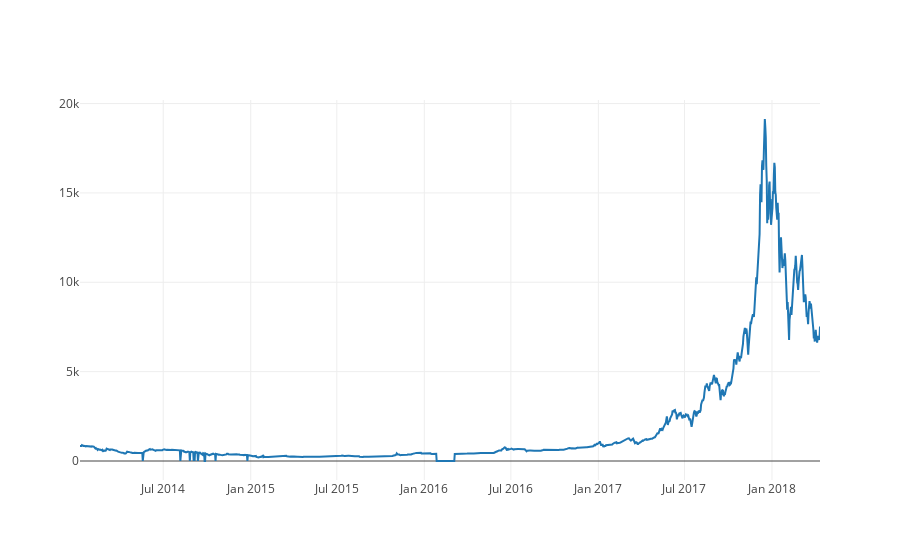

Notebook source saved alongside this figure:
### Code cell
btc_trace = go.Scatter(x=btc_usd_price_kraken.index, y=btc_usd_price_kraken['Weighted Price'])
py.iplot([btc_trace])

### Figure 1 — Plotly figure (JSON) as saved in the notebook; plotly's stock layout.template omitted (floating-point values rounded to 4 significant figures; data arrays with more than 128 entries replaced by an {"elided": "..."} marker saying what was removed)
{"data": [{"type": "scatter", "x": {"elided": "1557 str values"}, "y": {"elided": "1557 float values"}}], "layout": {}}
